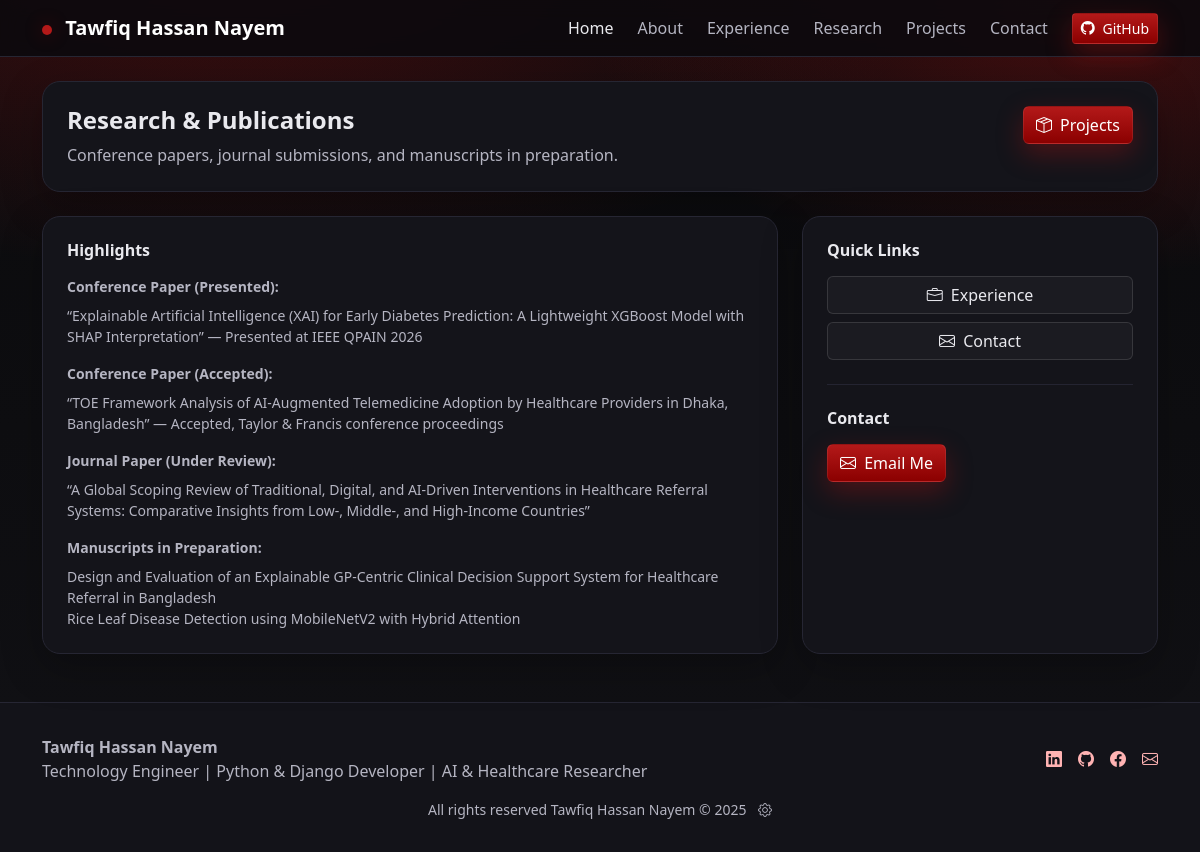
Screenshot of /research/ with the database file from the repository.
### main/models.py (models this page shows, shortened)
class Profile(models.Model):
    full_name = models.CharField(max_length=150)
    headline = models.CharField(
        max_length=200,
        help_text="Short title, e.g. 'CSE Student & Aspiring SQA/Python Engineer'",
    )
    location = models.CharField(max_length=150, blank=True)
    email = models.EmailField()
    phone = models.CharField(max_length=30, blank=True)
    linkedin_url = models.URLField(blank=True)
    github_url = models.URLField(blank=True)
    facebook_url = models.URLField(blank=True)
    instagram_url = models.URLField(blank=True)
    cv_file = models.FileField(upload_to="cv/", blank=True, null=True)
    profile_image = models.ImageField(upload_to="profiles/", blank=True, null=True)
    profile_image_link = models.CharField(max_length=500, blank=True, help_text="Optional link or path to profile image if not uploading")
    favicon = models.ImageField(upload_to="favicon/", blank=True, null=True, help_text="Site favicon (16x16 or 32x32 PNG)")
    favicon_link = models.CharField(max_length=500, blank=True, help_text="Optional link or path to favicon if not uploading")
    skills = models.CharField(max_length=500, blank=True, help_text="Comma-separated skills/badges, e.g. 'Django, DRF Ready, SQA Mindset'")
    about = models.TextField(help_text="Short bio / summary")
    updated_at = models.DateTimeField(auto_now=True)
    class Meta:
        verbose_name = "Profile"
        verbose_name_plural = "Profiles"

### main/views.py (the view)
# urls.py: path("research/", research_view, name="research"),
def research_view(request):
    context = {
        "profile": Profile.objects.first(),
        "site_settings": SiteSettings.objects.first(),
    }
    return render(request, "research.html", context)

### main/context_processors.py (called while the page is built)
def site_settings(request):
    return {
        'site_settings': SiteSettings.objects.first(),
        'profile': Profile.objects.first(),
    }

### templates/research.html (shortened to what this page needs)
{% extends "base.html" %}
{% block content %}
<main class="container my-4">
<section>
  <div class="card-pro p-4 mb-4">
    <div class="d-flex flex-wrap justify-content-between align-items-start gap-2">
      <div>
        <h1 class="h4 fw-bold mb-0">Research &amp; Publications</h1>
        <p class="text-muted2 mt-2 mb-0">Conference papers, journal submissions, and manuscripts in preparation.</p>
      </div>
      <a class="btn btn-red" href="{% url 'main:projects' %}"><i class="bi bi-box-seam me-1"></i> Projects</a>
    </div>
  </div>
</section>
<section>
  <div class="row g-4">
    <div class="col-lg-8">
      <div class="card-pro p-4 h-100">
        <h2 class="h6 fw-semibold mb-3">Highlights</h2>
        <div class="text-muted2 small">
          <div class="fw-semibold mb-2">Conference Paper (Presented):</div>
          <div>“Explainable Artificial Intelligence (XAI) for Early Diabetes Prediction: A Lightweight XGBoost Model with SHAP Interpretation” — Presented at IEEE QPAIN 2026</div>
          <div class="fw-semibold mt-3 mb-2">Conference Paper (Accepted):</div>
          <div>“TOE Framework Analysis of AI-Augmented Telemedicine Adoption by Healthcare Providers in Dhaka, Bangladesh” — Accepted, Taylor &amp; Francis conference proceedings</div>
          <div class="fw-semibold mt-3 mb-2">Journal Paper (Under Review):</div>
          <div>“A Global Scoping Review of Traditional, Digital, and AI-Driven Interventions in Healthcare Referral Systems: Comparative Insights from Low-, Middle-, and High-Income Countries”</div>
          <div class="fw-semibold mt-3 mb-2">Manuscripts in Preparation:</div>
          <div>Design and Evaluation of an Explainable GP-Centric Clinical Decision Support System for Healthcare Referral in Bangladesh</div>
          <div>Rice Leaf Disease Detection using MobileNetV2 with Hybrid Attention</div>
        </div>
      </div>
    </div>
    <div class="col-lg-4">
      <div class="card-pro p-4 h-100">
        <h2 class="h6 fw-semibold mb-3">Quick Links</h2>
        <div class="d-grid gap-2">
          <a class="btn btn-ghost" href="{% url 'main:experience' %}"><i class="bi bi-briefcase me-1"></i> Experience</a>
          <a class="btn btn-ghost" href="{% url 'main:contact' %}"><i class="bi bi-envelope me-1"></i> Contact</a>
        </div>
        <div class="divider my-4"></div>
        <h2 class="h6 fw-semibold mb-3">Contact</h2>
        {% if profile.email %}
          <a class="btn btn-red" href="mailto:{{ profile.email }}"><i class="bi bi-envelope me-1"></i> Email Me</a>
        {% else %}
          <p class="text-muted2 mb-0">Add your email in Profile to enable contact CTA.</p>
        {% endif %}
      </div>
    </div>
  </div>
</section>
</main>
{% endblock %}

### templates/base.html (shortened to what this page needs)
<!DOCTYPE html>
<html lang="en">
<head>
  <link href="https://cdn.jsdelivr.net/npm/bootstrap@5.3.0/dist/css/bootstrap.min.css" rel="stylesheet">
  <link rel="stylesheet" href="https://cdn.jsdelivr.net/npm/bootstrap-icons@1.10.0/font/bootstrap-icons.css">
</head>
<body>
  <nav class="navbar navbar-expand-lg navbar-dark sticky-top">
    <div class="container">
      <a class="navbar-brand fw-semibold" href="{% url 'main:home' %}">
        <span class="brand-dot"></span>
        {{ profile.full_name|default:"Portfolio" }}
      </a>
      <div class="collapse navbar-collapse" id="nav">
        <ul class="navbar-nav ms-auto gap-lg-2">
          <li class="nav-item"><a class="nav-link active" href="{% url 'main:home' %}">Home</a></li>
          <li class="nav-item"><a class="nav-link " href="{% url 'main:about' %}">About</a></li>
          <li class="nav-item"><a class="nav-link " href="{% url 'main:experience' %}">Experience</a></li>
          <li class="nav-item"><a class="nav-link " href="{% url 'main:research' %}">Research</a></li>
          <li class="nav-item"><a class="nav-link " href="{% url 'main:projects' %}">Projects</a></li>
          <li class="nav-item"><a class="nav-link " href="{% url 'main:contact' %}">Contact</a></li>
        </ul>
        <div class="d-flex gap-2 ms-lg-3 mt-3 mt-lg-0">
          {% if profile.github_url %}
            <a class="btn btn-red btn-sm" href="{{ profile.github_url }}" target="_blank" rel="noopener">
              <i class="bi bi-github me-1"></i> GitHub
            </a>
          {% endif %}
        </div>
      </div>
    </div>
  </nav>
  <main>
    {% block content %}{% endblock %}
  </main>
  <footer class="footer">
    <div class="container">
      <div class="d-flex flex-column flex-md-row gap-2 justify-content-between align-items-md-center">
        <div>
          <div class="fw-semibold">{{ profile.full_name|default:"Portfolio" }}</div>
          <div class="text-muted2">{{ profile.headline|default:"Django Developer Portfolio" }}</div>
        </div>
        <div class="d-flex gap-3">
          {% if profile.linkedin_url %}
            <a class="text-decoration-none" href="{{ profile.linkedin_url }}" target="_blank" rel="noopener">
              <i class="bi bi-linkedin"></i>
            </a>
          {% endif %}
          {% if profile.github_url %}
            <a class="text-decoration-none" href="{{ profile.github_url }}" target="_blank" rel="noopener">
              <i class="bi bi-github"></i>
            </a>
          {% endif %}
          {% if profile.facebook_url %}
            <a class="text-decoration-none" href="{{ profile.facebook_url }}" target="_blank" rel="noopener">
              <i class="bi bi-facebook"></i>
            </a>
          {% endif %}
          {% if profile.email %}
            <a class="text-decoration-none" href="mailto:{{ profile.email }}">
              <i class="bi bi-envelope"></i>
            </a>
          {% endif %}
        </div>
      </div>
      <div class="text-muted2 small mt-3 text-center">
        All rights reserved {{ profile.full_name|default:"Portfolio" }} © 2025
        <a href="{% url 'main:dashboard' %}" class="text-muted2 ms-2" style="text-decoration: none;">
          <i class="bi bi-gear"></i>
        </a>
      </div>
    </div>
  </footer>
</body>
</html>

### rows the page displays
Profile: full_name "Tawfiq Hassan Nayem", headline "Technology Engineer | Python & Django Developer | AI & Healthcare Researcher"
